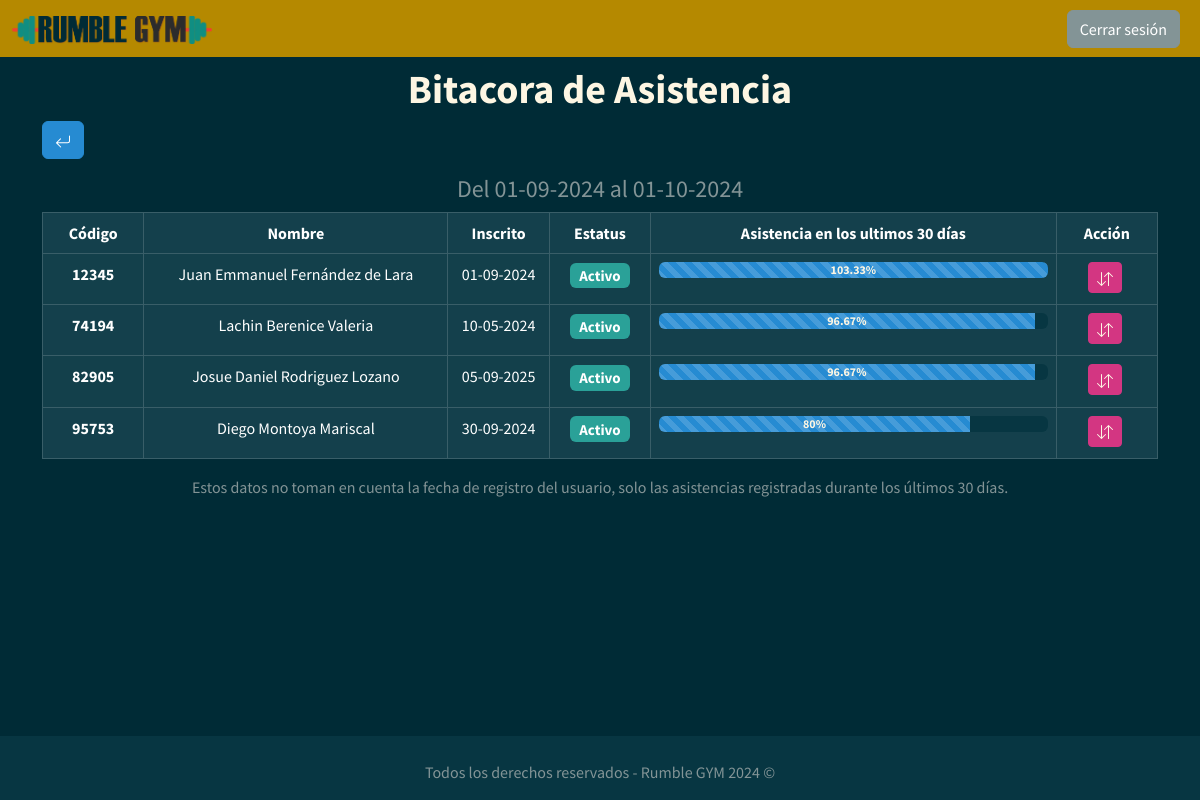
The app's page /index.php?c=bitacora (signed in) with its own data.
### tables this page shows
CREATE TABLE `usuarios` (
  `id_usuario` int NOT NULL,
  `nombre` varchar(45) NOT NULL,
  `apellido_p` varchar(45) NOT NULL,
  `apellido_m` varchar(45) NOT NULL,
  `sexo` varchar(1) NOT NULL,
  `fecha_nac` date NOT NULL,
  `peso` float NOT NULL,
  `altura` float NOT NULL,
  `imc` float NOT NULL,
  `domicilio` varchar(150) NOT NULL,
  `telefono` varchar(10) NOT NULL,
  `estado` tinyint NOT NULL,
  `tipo_suscripcion` int NOT NULL,
  `fecha_inicio` date NOT NULL,
  `fecha_fin` date NOT NULL,
  `inscrito` date DEFAULT NULL
);

### controllers/Bitacora.php (called while the page is built, shortened)
<?php
class BitacoraController{
  private $asistenciaModel;
  private $usuarioModel;
  public function __construct(){
    require_once('models/M_usuario.php');
    $this->asistenciaModel = new AsistenciaModel();
    $this->usuarioModel = new UsuarioModel();
  }
  public function index(){
    $usuarios = $this->usuarioModel->getAll();
    $fechaActual = date('Y-m-d');
    $fechaCorte = date('Y-m-d', strtotime($fechaActual . ' - 1 month'));
    foreach($usuarios as $usuario){
      $asistencias = $this->asistenciaModel->getAsistencias($usuario['id_usuario'], $fechaCorte, $fechaActual );
    }
    $sumaAsistencia = 0;
    foreach($usuarios as $usuario){
      foreach($asistencias as $asistencia){
        if($usuario['id_usuario'] == $asistencia['id_usuario']){
          if($asistencia['estado'] == '1'){
            $sumaAsistencia++;
          }
        }
      }
      $lista [] = array(
        'id_usuario' => $usuario['id_usuario'],
        'asistencia' => round($sumaAsistencia / 30 * 100, 2)
      );
      $sumaAsistencia = 0;
    }
    require_once('views/bitacora/V_bitacoraDeIngreso.php');
  }
}
?>

### config/db/db.php (called while the page is built)
<?php
class Conectar{
  public static function conexion(){
    $host = "localhost";
    $user = "root";
    $pass = "";
    $db = "rumble_gym";
    $conexion = new mysqli($host, $user, $pass, $db);
    $conexion->query("SET NAMES 'utf8'");
    return $conexion;
  }
}
?>

### models/M_usuario.php (called while the page is built, shortened)
<?php
class UsuarioModel{
  private $db;
  private $listaUsuarios;
  public function __construct(){
    $this->db = Conectar::conexion();
  }
  public function getAll(){
    $query = $this->db->query("SELECT * FROM usuarios ORDER BY estado DESC");
    while($row = $query->fetch_assoc()) {
      $this->listaUsuarios[] = $row;
    }
    return $this->listaUsuarios;
  }
}
?>

### views/bitacora/V_bitacoraDeIngreso.php (the view, shortened to what this page needs)
<?php
require_once 'includes/header.php';
require_once 'includes/navLogueado.php';
?>
<main>
  <div class="container">
    <h1 class="text-light text-center mt-2"><strong>Bitacora de Asistencia</strong></h1>
    <div class="d-flex justify-content-between mb-3">
      <a href="index.php" class="btn btn-info">
      </a>
    </div>
    <h4 class="text-center"><?php echo 'Del ' . date("d-m-Y", strtotime($fechaCorte)) . ' al ' . date("d-m-Y", strtotime($fechaActual));?></h4>
    <table class="table table-dark table-striped table-bordered table-hover text-center">
      <thead>
        <tr>
          <th scope="col" class="col-1">Código</th>
          <th scope="col" class="col-3">Nombre</th>
          <th scope="col" class="col-1">Inscrito</th>
          <th scope="col" class="col-1">Estatus</th>
          <th scope="col" class="col-4">Asistencia en los ultimos 30 días</th>
          <th scope="col" class="col-1">Acción</th>
        </tr>
      </thead>
      <tbody>
        <?php $i=0; foreach ($usuarios as $usuario) : ?>
          <tr class="table-default">
            <th scope="row"><?php echo $usuario['id_usuario']; ?></th>
            <td><?php echo $usuario['nombre'] . ' ' . $usuario['apellido_p'] . ' ' . $usuario['apellido_m']; ?></td>
            <td><?php echo date("d-m-Y", strtotime($usuario['inscrito'])); ?></td>
            <td><?php
                if ($usuario['estado'] == '1') {
                  echo '<h5><span class="badge bg-success">Activo</span></h5>';
                } else if ($usuario['estado'] == '0') {
                  echo '<h5><span class="badge bg-danger">Inactivo</span></h5>';
                }
                ?>
            </td>
            <td class="text-primary">
              <div class="progress">
                <div class="progress-bar progress-bar-striped <?php echo $estado = $usuario['estado'] == '1' ? 'bg-info' : 'bg-secondary';?> progress-bar-animated" role="progressbar" style="width: <?php echo $lista[$i]['asistencia']?>%;" aria-valuenow="25" aria-valuemin="0" aria-valuemax="100"><span class="text-light text-center"><strong><?php echo $lista[$i]['asistencia'] . '%'?></strong></span></div>
              </div>
            </td>
            <td>
              <a class="btn btn-danger btn-sm me-1 text-light" href="index.php?c=usuario&a=cambiarEstado&id=<?php echo $usuario['id_usuario'] . '&s=' . $usuario['estado'] . '&b=1'; ?>">
              </a>
            </td>
          </tr>
        <?php $i++; endforeach; ?>
      </tbody>
    </table>
    <p class="text-center">Estos datos no toman en cuenta la fecha de registro del usuario, solo las asistencias registradas durante los últimos 30 días.</p>
  </div>
</main>
<?php require_once 'includes/footer.php' ?>

### src/css/styles.css (style rules this page uses)
html { box-sizing: border-box; }
*, *:before, *:after { box-sizing: inherit; }
body { position: relative; padding-bottom: 4em; min-height: 100vh; }
a { text-decoration: none; }

### records on screen
usuarios: id_usuario "12345", nombre "Juan Emmanuel", apellido_p "Fernández", apellido_m "de Lara", inscrito "01-09-2024", estado "Activo", asistencia "103.33"
usuarios: id_usuario "74194", nombre "Lachin", apellido_p "Berenice", apellido_m "Valeria", inscrito "10-05-2024", estado "Activo", asistencia "96.67"
usuarios: id_usuario "82905", nombre "Josue Daniel", apellido_p "Rodriguez", apellido_m "Lozano", inscrito "05-09-2025", estado "Activo", asistencia "96.67"
usuarios: id_usuario "95753", nombre "Diego", apellido_p "Montoya", apellido_m "Mariscal", inscrito "30-09-2024", estado "Activo", asistencia "80"

### other values on screen
date("d-m-Y", strtotime($fechaCorte)) "01-09-2024"
date("d-m-Y", strtotime($fechaActual)) "01-10-2024"
